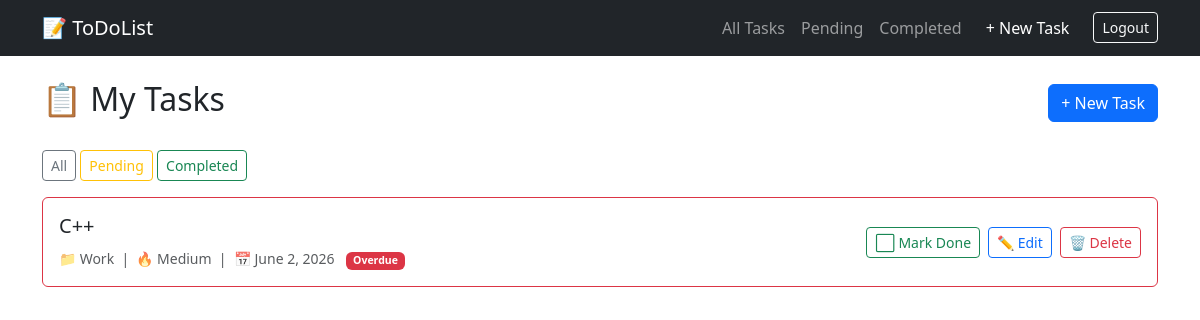
Screenshot of /?status=pending (signed in) with the database file from the repository.
### todo_app/models.py (models this page shows, shortened)
class Todo(models.Model):
    Priorities = [
        ('Low', 'Low'),
        ('Medium', 'Medium'),
        ('High', 'High'),
        ('Urgent', 'Urgent'),
    ]
    Categories= [
        ('Work','Work'),
        ('Personal','Personal'),
        ('Shopping','Shopping'),
        ('Health','Health'),
        ('Other','Other'),
    ]
    user = models.ForeignKey(User,on_delete=models.CASCADE,related_name='todos')
    title = models.CharField(max_length=250,help_text="What's need to be done?")
    completed = models.BooleanField(default=False,help_text='Is this task finished?')
    created_at = models.DateTimeField(auto_now_add=True,help_text="When was this task added?")
    updated_at = models.DateTimeField(auto_now=True,help_text="When was this last changed?")
    due_date = models.DateField(null=True,blank=True,help_text="When does this need to be done?")
    priority = models.CharField(max_length=100,choices=Priorities,default='Medium')
    category = models.CharField(max_length=100,choices=Categories,null=True,blank=True)
    class Meta:
        ordering = ['-created_at']
        verbose_name = 'Todo Task'
        verbose_name_plural = "Todo Tasks"
    def is_overdue(self):
        if self.due_date and not self.completed:
            if timezone.now().date() > self.due_date:
                return True
        return False

### todo_app/views.py (the view)
# urls.py: path('',TodoListView.as_view(),name='todo_list'),
class TodoListView(LoginRequiredMixin,ListView):
    model = Todo
    template_name = 'todo_app/todo_list.html'
    context_object_name = 'todos'
    def get_queryset(self):
        status = self.request.GET.get('status')
        if status == 'completed':
            return Todo.objects.filter(completed=True)
        elif status == 'pending':
            return Todo.objects.filter(completed=False)
        return Todo.objects.filter(user=self.request.user)

### todo_app/templates/todo_app/todo_list.html (shortened to what this page needs)
{% extends "todo_app/base.html" %}
{% block content %}
<div class="d-flex justify-content-between align-items-center mb-4">
    <h2>📋 My Tasks</h2>
    <a href="{% url 'todo_create' %}" class="btn btn-primary">+ New Task</a>
</div>
<div class="mb-3">
    <a href="{% url 'todo_list' %}" class="btn btn-outline-secondary btn-sm">All</a>
    <a href="{% url 'todo_list' %}?status=pending" class="btn btn-outline-warning btn-sm">Pending</a>
    <a href="{% url 'todo_list' %}?status=completed" class="btn btn-outline-success btn-sm">Completed</a>
</div>
{% if todos %}
    {% for todo in todos %}
    <div class="card mb-3 {% if todo.is_overdue %}border-danger{% elif todo.completed %}border-success{% endif %}">
        <div class="card-body d-flex justify-content-between align-items-center">
            <div>
                <h5 class="card-title {% if todo.completed %}text-decoration-line-through text-muted{% endif %}">
                    {{ todo.title }}
                </h5>
                <small class="text-muted">
                    📁 {{ todo.category }} &nbsp;|&nbsp;
                    🔥 {{ todo.priority }} &nbsp;|&nbsp;
                    📅 {{ todo.due_date|default:"No due date" }}
                    {% if todo.is_overdue %}
                        <span class="badge bg-danger ms-2">Overdue</span>
                    {% endif %}
                </small>
            </div>
            <div class="d-flex gap-2">
        <form method="POST" action="{% url 'todo_toggle' todo.pk %}">
        {% if todo.completed %}
            <button type="submit" class="btn btn-sm btn-success">✅ Done</button>
        {% else %}
            <button type="submit" class="btn btn-sm btn-outline-success">⬜ Mark Done</button>
        {% endif %}
    </form>
                <a href="{% url 'todo_update' todo.pk %}" class="btn btn-sm btn-outline-primary">✏️ Edit</a>
                <a href="{% url 'todo_delete' todo.pk %}" class="btn btn-sm btn-outline-danger">🗑️ Delete</a>
            </div>
        </div>
    </div>
    {% endfor %}
{% else %}
    <div class="alert alert-info">No tasks found. Click <a href="{% url 'todo_create' %}">+ New Task</a> to add one!</div>
{% endif %}
{% endblock %}

### rows the page displays
Todo: title "C++", category "Work", priority "Medium", due_date "June 2, 2026", completed "Overdue"
